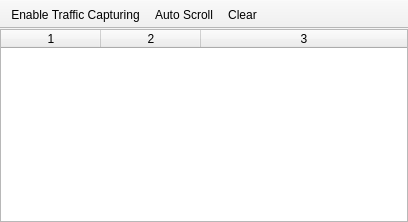
<?xml version="1.0" encoding="UTF-8"?>
<ui version="4.0">
 <class>TrafficLog</class>
 <widget class="QMainWindow" name="TrafficLog">
  <property name="geometry">
   <rect>
    <x>0</x>
    <y>0</y>
    <width>408</width>
    <height>222</height>
   </rect>
  </property>
  <property name="windowTitle">
   <string>Traffic Log</string>
  </property>
  <widget class="QWidget" name="centralwidget">
   <layout class="QHBoxLayout" name="horizontalLayout">
    <property name="spacing">
     <number>0</number>
    </property>
    <property name="margin">
     <number>0</number>
    </property>
    <item>
     <widget class="QTableWidget" name="tableWidget">
      <property name="editTriggers">
       <set>QAbstractItemView::NoEditTriggers</set>
      </property>
      <property name="alternatingRowColors">
       <bool>true</bool>
      </property>
      <property name="selectionBehavior">
       <enum>QAbstractItemView::SelectRows</enum>
      </property>
      <property name="verticalScrollMode">
       <enum>QAbstractItemView::ScrollPerPixel</enum>
      </property>
      <property name="horizontalScrollMode">
       <enum>QAbstractItemView::ScrollPerPixel</enum>
      </property>
      <property name="columnCount">
       <number>3</number>
      </property>
      <attribute name="horizontalHeaderStretchLastSection">
       <bool>true</bool>
      </attribute>
      <attribute name="verticalHeaderVisible">
       <bool>false</bool>
      </attribute>
      <attribute name="verticalHeaderDefaultSectionSize">
       <number>24</number>
      </attribute>
      <column/>
      <column/>
      <column/>
     </widget>
    </item>
   </layout>
  </widget>
  <widget class="QToolBar" name="toolBar">
   <property name="windowTitle">
    <string>toolBar</string>
   </property>
   <property name="movable">
    <bool>false</bool>
   </property>
   <property name="allowedAreas">
    <set>Qt::TopToolBarArea</set>
   </property>
   <property name="floatable">
    <bool>false</bool>
   </property>
   <attribute name="toolBarArea">
    <enum>TopToolBarArea</enum>
   </attribute>
   <attribute name="toolBarBreak">
    <bool>false</bool>
   </attribute>
   <addaction name="actionEnableCapture"/>
   <addaction name="actionAutoScroll"/>
   <addaction name="actionClear"/>
  </widget>
  <action name="actionEnableCapture">
   <property name="checkable">
    <bool>true</bool>
   </property>
   <property name="text">
    <string>Enable Traffic Capturing</string>
   </property>
  </action>
  <action name="actionClear">
   <property name="text">
    <string>Clear</string>
   </property>
  </action>
  <action name="actionAutoScroll">
   <property name="checkable">
    <bool>true</bool>
   </property>
   <property name="text">
    <string>Auto Scroll</string>
   </property>
  </action>
  <action name="actionTopmost">
   <property name="checkable">
    <bool>true</bool>
   </property>
   <property name="text">
    <string>Stay on Top</string>
   </property>
  </action>
 </widget>
 <resources/>
 <connections/>
</ui>
